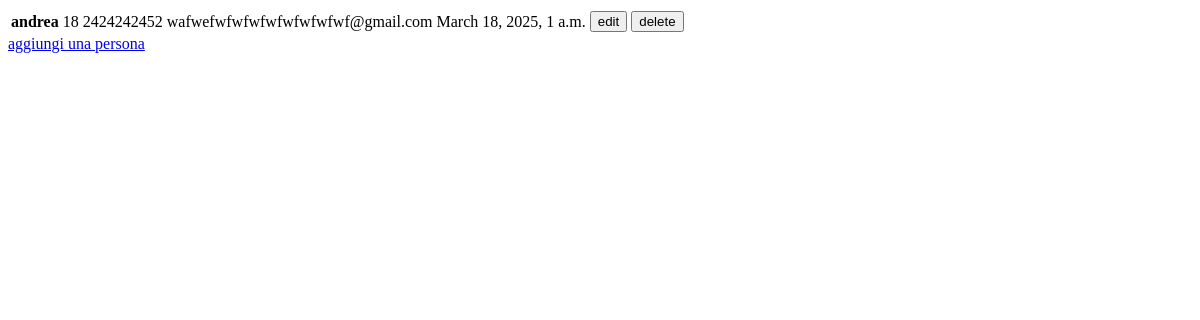
Page /prova/people on the earlier database version.
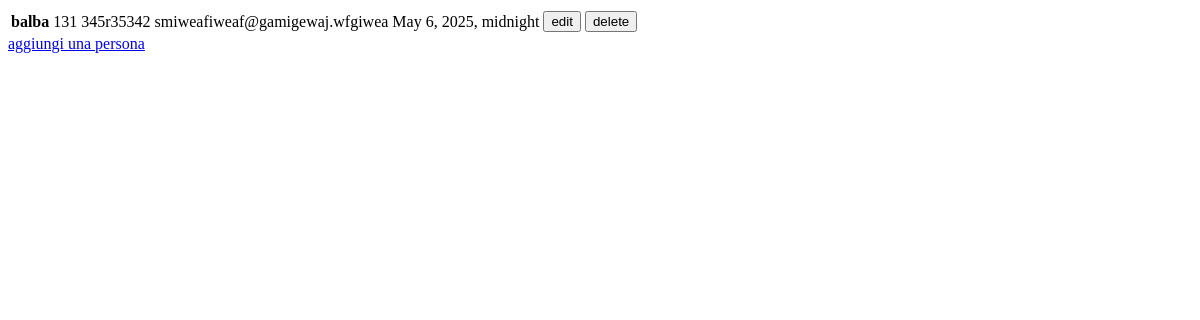
Same page on the later database version.
### prova/models.py (models this page shows, shortened)
class Person(models.Model) :
    name = models.CharField(max_length=100)
    age = models.IntegerField(default=0)
    email = models.EmailField(max_length=100,default="")
    phoneNumber = models.CharField(max_length=10,default="")
    birth_date = models.DateTimeField()

### prova/views.py (the view)
# urls.py: path("people",views.people, name="people"),
def people(request):
    people = Person.objects.all()
    if request.method == "POST" :
        id = request.POST.get("id")
        person =get_object_or_404(Person,id=id)
        person.delete()
    context = {"people": people}
    template = loader.get_template('prova/people.html')
    return HttpResponse(template.render(context,request))

### prova/templates/prova/people.html (shortened to what this page needs)
<!DOCTYPE html>
<html lang="en">
  <head>
  </head>
  <body>
    {% if people%}
    <table>
      {%for person in people %}
      <tr>
        <th>{{person.name}}</th>
        <td>{{person.age}}</td>
        <td>{{person.phoneNumber}}</td>
        <td>{{person.email}}</td>
        <td>{{person.birth_date}}</td>
        <td>
          <a href="{% url 'prova:edit_person' person.id%}">
            <button>edit</button>
          </a>
        </td>
        <td>
          <form method="POST">
            <input type="submit" value="delete" />
          </form>
        </td>
      </tr>
      {% endfor %}
    </table>
    {% else %}
    <p>nessuna persona presente nel database</p>
    {% endif %}
    <a href="{% url 'prova:add_person' %}">aggiungi una persona</a>
  </body>
</html>

Differences in the rows shown:
removed Person: name "andrea", age "18", phoneNumber "2424242452", email "wafwefwfwfwfwfwfwfwfwf@gmail.com", birth_date "March 18, 2025, 1 a.m."
added Person: name "balba", age "131", phoneNumber "345r35342", email "smiweafiweaf@gamigewaj.wfgiwea", birth_date "May 6, 2025, midnight"
